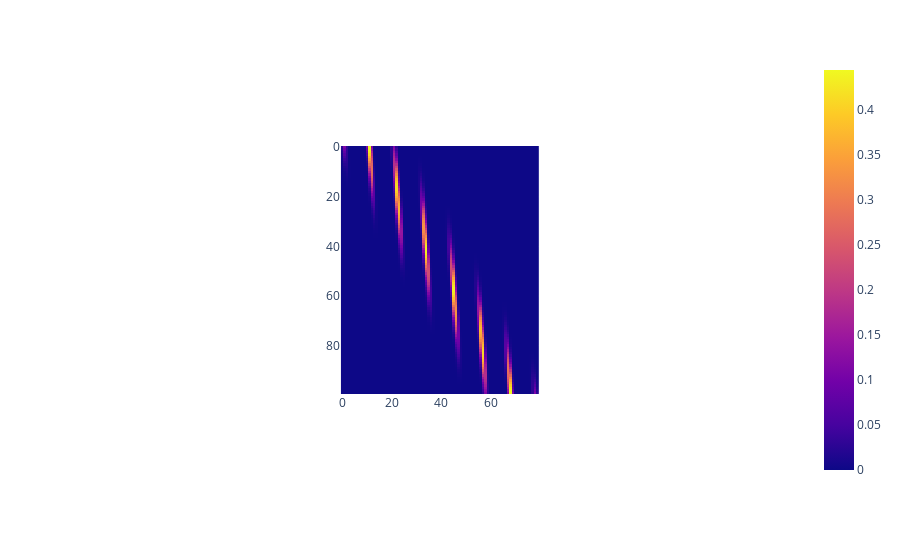

Here is the notebook cell this chart was saved with:
### Code cell
px.imshow(T)

### Figure 1 — Plotly figure (JSON) as saved in the notebook; plotly's stock layout.template omitted (floating-point values rounded to 4 significant figures; data arrays with more than 128 entries replaced by an {"elided": "..."} marker saying what was removed)
{"data": [{"coloraxis": "coloraxis", "hovertemplate": "x: %{x}<br>y: %{y}<br>color: %{z}<extra></extra>", "type": "heatmap", "z": {"elided": "100x80 float values"}}], "layout": {"autosize": true, "coloraxis": {"colorscale": [[0, "#0d0887"], [0.1111, "#46039f"], [0.2222, "#7201a8"], [0.3333, "#9c179e"], [0.4444, "#bd3786"], [0.5556, "#d8576b"], [0.6667, "#ed7953"], [0.7778, "#fb9f3a"], [0.8889, "#fdca26"], [1, "#f0f921"]]}, "margin": {"t": 60}, "xaxis": {"autorange": true, "constrain": "domain", "domain": [0.3622, 0.6378], "range": [-0.5, 79.5], "scaleanchor": "y"}, "yaxis": {"autorange": true, "constrain": "domain", "domain": [0, 1], "range": [99.5, -0.5]}}}
